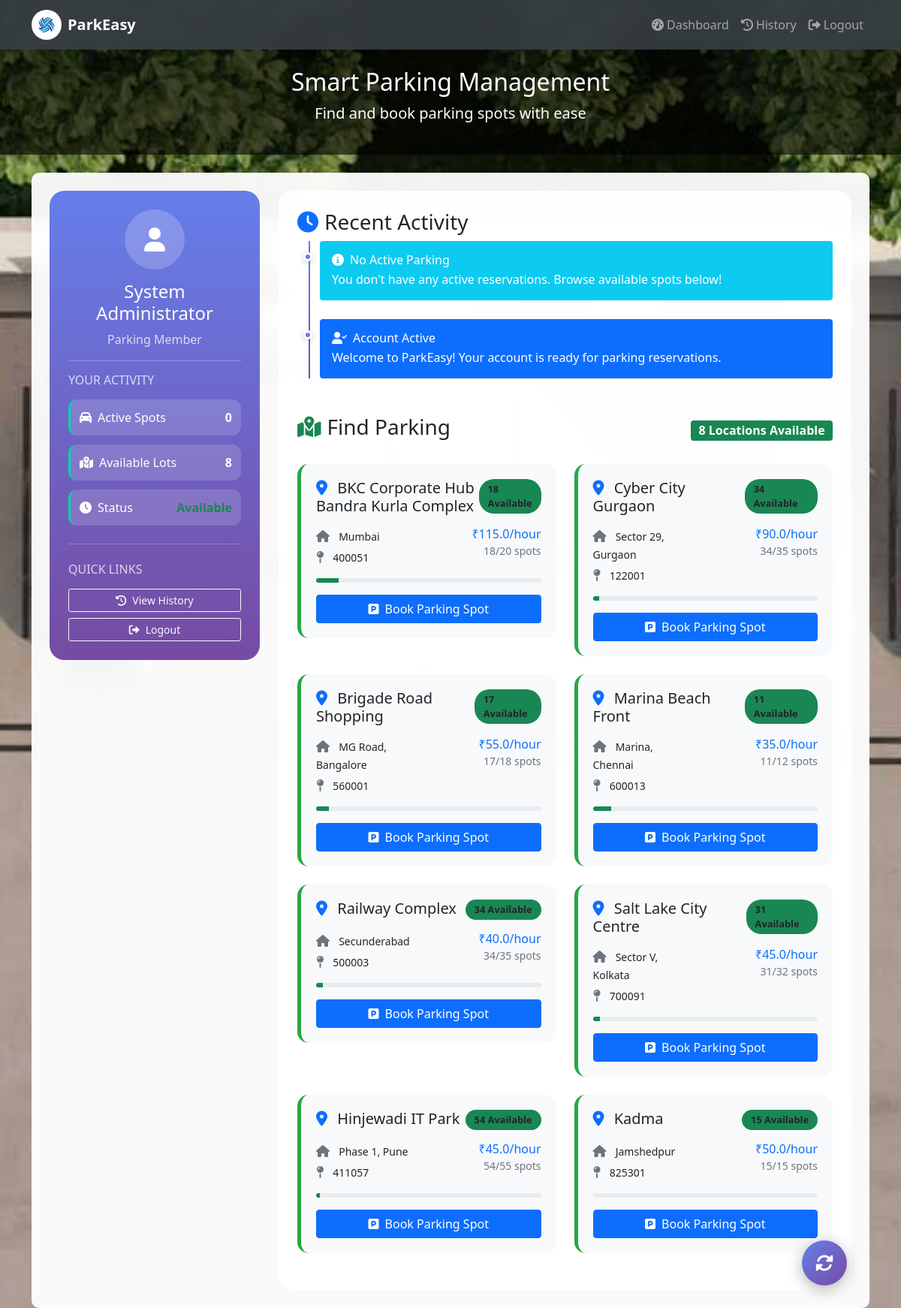
Page /user/dashboard (signed in) on the committed database.
### models.py (models this page shows)
class User(db.Model):
    id = db.Column(db.Integer, primary_key=True)
    username = db.Column(db.String(80), unique=True, nullable=False)
    email = db.Column(db.String(120), unique=True, nullable=False)
    full_name = db.Column(db.String(100), nullable=False)
    password_hash = db.Column(db.String(255), nullable=False)
    is_admin = db.Column(db.Boolean, default=False)
    reservations = db.relationship('Reservation', backref='user', lazy=True)

class ParkingLot(db.Model):
    id = db.Column(db.Integer, primary_key=True)
    prime_location_name = db.Column(db.String(100), nullable=False)
    address = db.Column(db.String(200), nullable=False)
    pin_code = db.Column(db.String(10), nullable=False)
    price_per_hour = db.Column(db.Float, nullable=False, default=10.0)
    maximum_number_of_spots = db.Column(db.Integer, nullable=False)
    spots = db.relationship('ParkingSpot', backref='lot', lazy=True, cascade='all, delete-orphan')

### app.py (the view)
@app.route('/user/dashboard')
def user_dashboard():
    if 'user_id' not in session:
        return redirect(url_for('login'))
    user = User.query.get(session['user_id'])
    parking_lots = ParkingLot.query.all()
    active_reservations = Reservation.query.filter_by(user_id=user.id, status='active').all()
    return render_template('user_dashboard.html',user=user,parking_lots=parking_lots,active_reservations=active_reservations)

### templates/user_dashboard.html (shortened to what this page needs)
{% extends "base.html" %}
{% block content %}
<div class="user-container">
    <div class="user-profile">
        <div class="text-center">
            <div class="profile-avatar">
                <i class="fas fa-user fa-2x"></i>
            </div>
            <h4>{{ user.full_name }}</h4>
            <p class="opacity-75">Parking Member</p>
        </div>
        <hr class="opacity-25">
        <h6 class="text-uppercase opacity-75 mb-3">Your Activity</h6>
        <div class="quick-stat">
            <div class="d-flex justify-content-between">
                <span><i class="fas fa-car me-2"></i>Active Spots</span>
                <strong>{{ active_reservations|length }}</strong>
            </div>
        </div>
        <div class="quick-stat">
            <div class="d-flex justify-content-between">
                <span><i class="fas fa-map-marked-alt me-2"></i>Available Lots</span>
                <strong>{{ parking_lots|length }}</strong>
            </div>
        </div>
        <div class="quick-stat">
            <div class="d-flex justify-content-between">
                <span><i class="fas fa-clock me-2"></i>Status</span>
                <strong>
                    {% if active_reservations %}
                        <span class="text-warning">Parked</span>
                    {% else %}
                        <span class="text-success">Available</span>
                    {% endif %}
                </strong>
            </div>
        </div>
        <hr class="opacity-25 my-4">
        <h6 class="text-uppercase opacity-75 mb-3">Quick Links</h6>
        <a href="{{ url_for('user_history') }}"
           class="btn btn-outline-light btn-sm w-100 mb-2">
           <i class="fas fa-history me-2"></i>View History
        </a>
        <a href="{{ url_for('logout') }}"
           class="btn btn-outline-light btn-sm w-100">
           <i class="fas fa-sign-out-alt me-2"></i>Logout
        </a>
    </div>
    <div class="main-area">
        <div class="mb-5">
            <h3><i class="fas fa-clock me-2 text-primary"></i>Recent Activity</h3>
            <div class="timeline-container">
                <div class="timeline-line"></div>
                {% if active_reservations %}
                    {% for reservation in active_reservations %}
                    <div class="timeline-item">
                        <div class="timeline-dot active"></div>
                        <div class="bg-success text-white p-3 rounded">
                            <h6 class="mb-1">
                                <i class="fas fa-parking me-2"></i>Currently Parked
                            </h6>
                            <div class="row">
                                <div class="col-md-8">
                                    <p class="mb-1"><strong>Location:</strong> {{ reservation.spot.lot.prime_location_name }}</p>
                                    <p class="mb-1"><strong>Spot:</strong> {{ reservation.spot.spot_number }}</p>
                                    <p class="mb-1"><strong>Vehicle:</strong> {{ reservation.vehicle_number }}</p>
                                    <p class="mb-0"><strong>Since:</strong> {{ reservation.parking_timestamp.strftime('%Y-%m-%d %H:%M') }}</p>
                                </div>
                                <div class="col-md-4 text-end">
                                    <a href="{{ url_for('release_parking', reservation_id=reservation.id) }}"
                                       class="btn btn-light btn-sm"
                                       onclick="return confirm('Release this parking spot?')">
                                       <i class="fas fa-sign-out-alt me-1"></i>Release
                                    </a>
                                </div>
                            </div>
                        </div>
                    </div>
                    {% endfor %}
                {% else %}
                    <div class="timeline-item">
                        <div class="timeline-dot"></div>
                        <div class="bg-info text-white p-3 rounded">
                            <h6 class="mb-1">
                                <i class="fas fa-info-circle me-2"></i>No Active Parking
                            </h6>
                            <p class="mb-0">You don't have any active reservations. Browse available spots below!</p>
                        </div>
                    </div>
                {% endif %}
                <div class="timeline-item">
                    <div class="timeline-dot"></div>
                    <div class="bg-primary text-white p-3 rounded">
                        <h6 class="mb-1">
                            <i class="fas fa-user-check me-2"></i>Account Active
                        </h6>
                        <p class="mb-0">Welcome to ParkEasy! Your account is ready for parking reservations.</p>
                    </div>
                </div>
            </div>
        </div>
        <div>
            <div class="d-flex justify-content-between align-items-center mb-4">
                <h3><i class="fas fa-map-marked-alt me-2 text-success"></i>Find Parking</h3>
                <span class="badge bg-success fs-6">{{ parking_lots|length }} Locations Available</span>
            </div>
            {% if parking_lots %}
                <div class="row">
                    {% for lot in parking_lots %}
                    {% set available_spots = lot.spots|selectattr('status', 'equalto', 'A')|list|length %}
                    <div class="col-lg-6 mb-4">
                        <div class="parking-tile {{ 'available' if available_spots > 0 else 'full' }}">
                            <div class="d-flex justify-content-between align-items-start mb-3">
                                <h5 class="mb-0">
                                    <i class="fas fa-map-marker-alt me-2 text-primary"></i>
                                    {{ lot.prime_location_name }}
                                </h5>
                                <span class="status-badge {{ 'bg-success' if available_spots > 0 else 'bg-danger' }}">
                                    {% if available_spots > 0 %}
                                        {{ available_spots }} Available
                                    {% else %}
                                        Full
                                    {% endif %}
                                </span>
                            </div>
                            <div class="row mb-3">
                                <div class="col-sm-6">
                                    <p class="mb-1">
                                        <i class="fas fa-home me-2 text-muted"></i>
                                        <small>{{ lot.address }}</small>
                                    </p>
                                    <p class="mb-0">
                                        <i class="fas fa-map-pin me-2 text-muted"></i>
                                        <small>{{ lot.pin_code }}</small>
                                    </p>
                                </div>
                                <div class="col-sm-6 text-end">
                                    <h6 class="mb-0 text-primary">₹{{ lot.price_per_hour }}/hour</h6>
                                    <small class="text-muted">{{ available_spots }}/{{ lot.maximum_number_of_spots }} spots</small>
                                </div>
                            </div>
                            {% set percentage = ((lot.maximum_number_of_spots - available_spots) / lot.maximum_number_of_spots * 100) if lot.maximum_number_of_spots > 0 else 0 %}
                            <div class="progress mb-3" style="height: 6px;">
                                <div class="progress-bar bg-{{ 'danger' if percentage > 80 else 'warning' if percentage > 50 else 'success' }}"
                                     style="width: {{ percentage }}%"></div>
                            </div>
                            {% if available_spots > 0 %}
                                <a href="{{ url_for('book_parking', lot_id=lot.id) }}"
                                   class="btn btn-primary w-100">
                                   <i class="fas fa-parking me-2"></i>Book Parking Spot
                                </a>
                            {% else %}
                                <button class="btn btn-secondary w-100" disabled>
                                    <i class="fas fa-ban me-2"></i>No Spots Available
                                </button>
                            {% endif %}
                        </div>
                    </div>
                    {% endfor %}
                </div>
            {% endif %}
        </div>
    </div>
</div>
<button class="floating-action" onclick="window.location.reload()" title="Refresh">
    <i class="fas fa-sync-alt"></i>
</button>
{% endblock %}

### templates/user_dashboard.html (style rules this page uses)
.user-container { display: flex; gap: 25px; min-height: 75vh; }
.user-profile { background: linear-gradient(180deg, #667eea 0%, #764ba2 100%); border-radius: 20px; color: white; padding: 25px; width: 280px; position: sticky; top: 20px; height: fit-content; }
.main-area { flex: 1; background: rgba(255, 255, 255, 0.9); border-radius: 20px; padding: 25px; }
.profile-avatar { width: 80px; height: 80px; border-radius: 50%; background: rgba(255, 255, 255, 0.2); display: flex; align-items: center; justify-content: center; margin: 0 auto 15px; }
.quick-stat { background: rgba(255, 255, 255, 0.15); border-radius: 12px; padding: 12px; margin-bottom: 12px; border-left: 3px solid #00d4aa; }
.timeline-container { position: relative; padding-left: 30px; }
.timeline-line { position: absolute; left: 15px; top: 0; bottom: 0; width: 2px; background: linear-gradient(to bottom, #667eea, #764ba2); }
.timeline-item { position: relative; margin-bottom: 25px; }
.timeline-dot { position: absolute; left: -22px; top: 15px; width: 12px; height: 12px; border-radius: 50%; background: #667eea; border: 3px solid white; box-shadow: 0 2px 8px rgba(0,0,0,0.2); }
.parking-tile { background: #f8f9fa; border-radius: 15px; padding: 20px; border-left: 5px solid #007bff; transition: all 0.3s ease; cursor: pointer; }
.parking-tile.available { border-left-color: #28a745; }
.status-badge { padding: 4px 12px; border-radius: 20px; font-size: 0.8em; font-weight: 600; }
.floating-action { position: fixed; bottom: 30px; right: 30px; width: 60px; height: 60px; border-radius: 50%; background: linear-gradient(135deg, #667eea, #764ba2); border: none; box-shadow: 0 5px 20px rgba(0,0,0,0.3); color: white; font-size: 24px; transition: all 0.3s ease; }

### rows in the picture
User: full_name "System Administrator"
ParkingLot: prime_location_name "BKC Corporate Hub Bandra Kurla Complex", available_spots "18", address "Mumbai", pin_code "400051", price_per_hour "115.0", maximum_number_of_spots "20", {{ percentage }} 10.0 (drawn)
ParkingLot: prime_location_name "Cyber City Gurgaon", available_spots "34", address "Sector 29, Gurgaon", pin_code "122001", price_per_hour "90.0", maximum_number_of_spots "35", {{ percentage }} 2.857142857142857 (drawn)
ParkingLot: prime_location_name "Brigade Road Shopping", available_spots "17", address "MG Road, Bangalore", pin_code "560001", price_per_hour "55.0", maximum_number_of_spots "18", {{ percentage }} 5.555555555555555 (drawn)
ParkingLot: prime_location_name "Marina Beach Front", available_spots "11", address "Marina, Chennai", pin_code "600013", price_per_hour "35.0", maximum_number_of_spots "12", {{ percentage }} 8.333333333333332 (drawn)
ParkingLot: prime_location_name "Railway Complex", available_spots "34", address "Secunderabad", pin_code "500003", price_per_hour "40.0", maximum_number_of_spots "35", {{ percentage }} 2.857142857142857 (drawn)
ParkingLot: prime_location_name "Salt Lake City Centre", available_spots "31", address "Sector V, Kolkata", pin_code "700091", price_per_hour "45.0", maximum_number_of_spots "32", {{ percentage }} 3.125 (drawn)
ParkingLot: prime_location_name "Hinjewadi IT Park", available_spots "54", address "Phase 1, Pune", pin_code "411057", price_per_hour "45.0", maximum_number_of_spots "55", {{ percentage }} 1.8181818181818181 (drawn)
ParkingLot: prime_location_name "Kadma", maximum_number_of_spots "15", address "Jamshedpur", pin_code "825301", price_per_hour "50.0"

### other values in the picture
{{ active_reservations|length }} "0"
{{ parking_lots|length }} "8"
